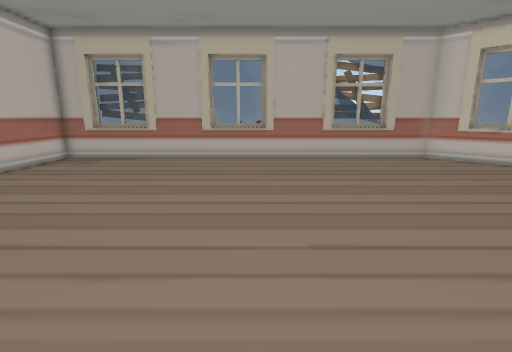
View 1 (above)

16 first-person views from a walk through a Unity game level. The camera is 1.2 m above the floor, tilts 12° down and sees 85° across. Doors are open. The floor is counted in squares, 0.5 m on a side. Each view is taken from the middle of a square. On the plan, view 1 faces up. The plan holds only what a view shows up to about 18 squares ahead; the rest is blank. The place goes on beyond the plan. The player is left out.

View 2
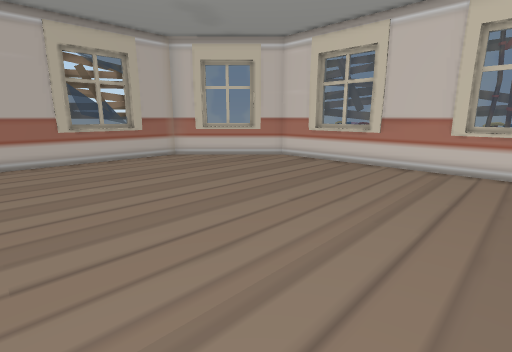

View 3
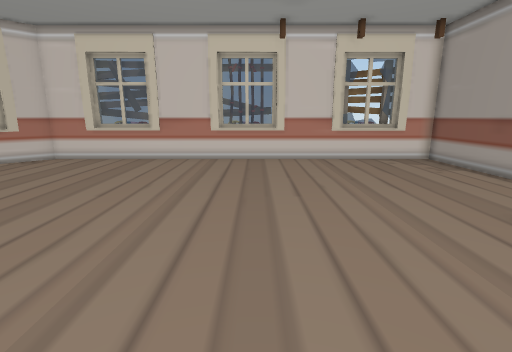

View 4
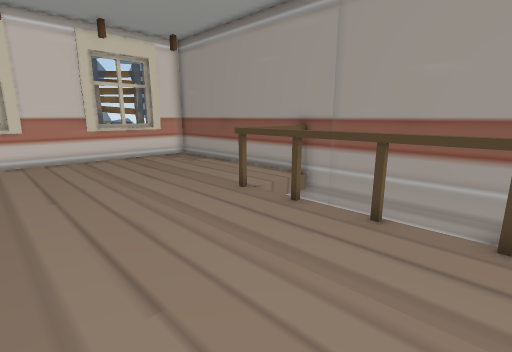

View 5
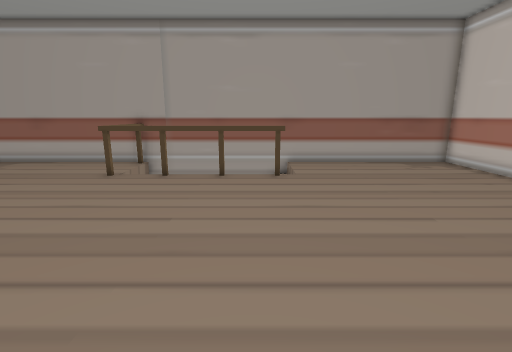

View 6
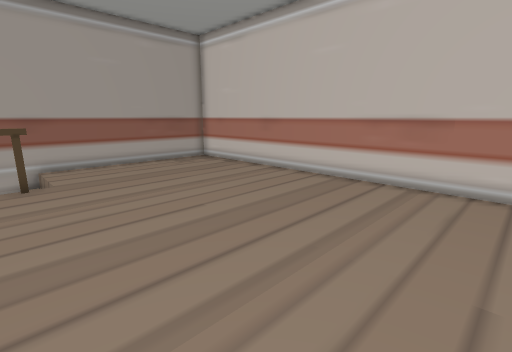

View 7
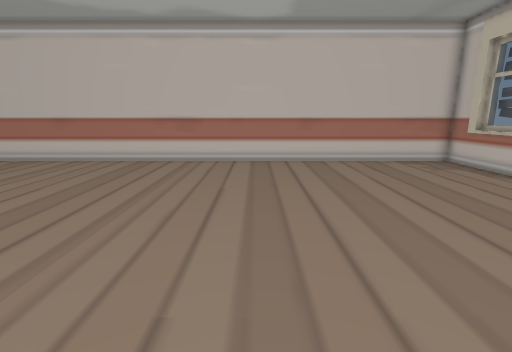

View 8
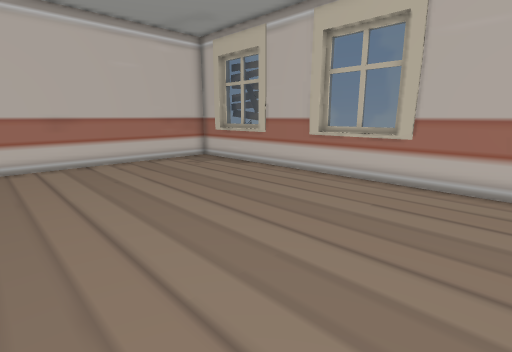

View 9
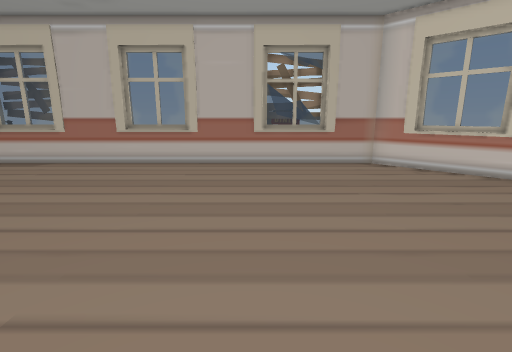

View 10
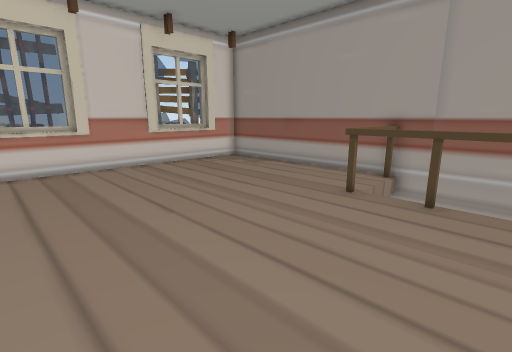

View 11
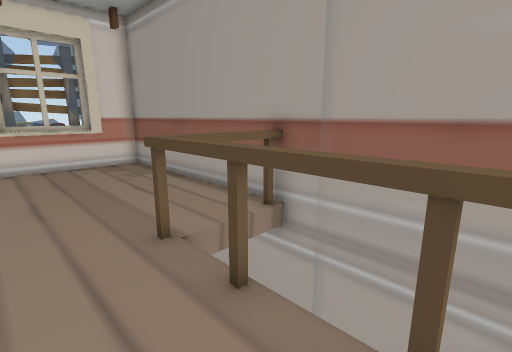

View 12
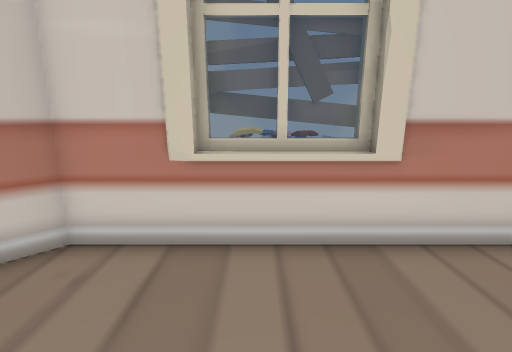

View 13
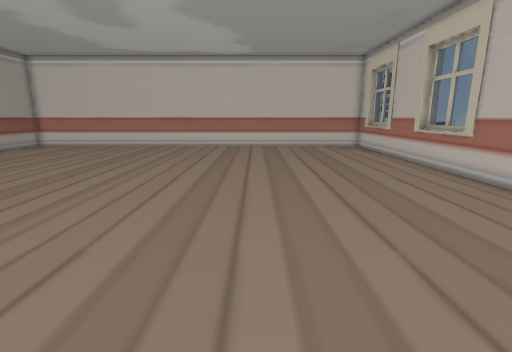

View 14
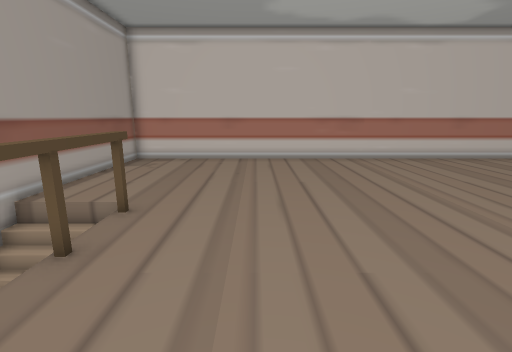

View 15
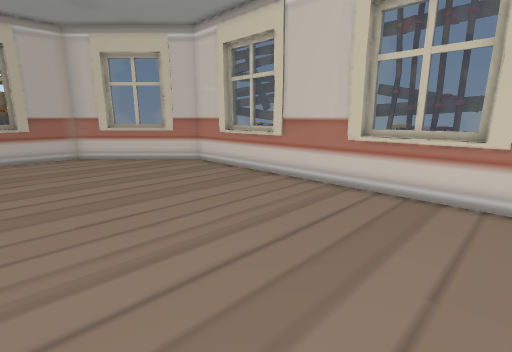

View 16
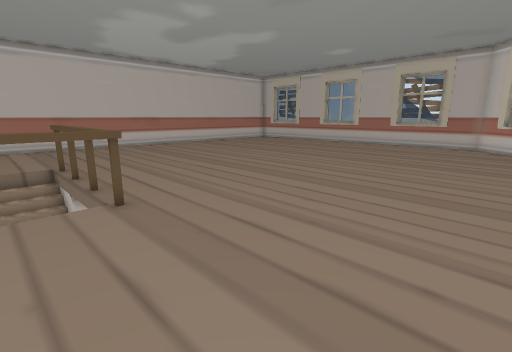

### Floor plan
Key: @ floor where view 1 was taken; # wall or solid block; . floor; / step, stairs or slope; D open door; = window, fence, low wall or low ledge; ^ raised ledge; v drop or lower ground; B barricade; O other object.
Columns run from 11 left of view 1 to 17 right of it. Each row starts with its distance up from view 1.
 17 #DDB#####^^^##########
 16 #DD==#   ===    ===  ###
 15 #....................DD#=
 14 #....................DDD#=
 13 #....................DDDD#
 12 #......................DD##
 11 #.........................#
 10 #.........................#
  9 #.........................##
  8 #.........................=BO
  7 #.........................=OO
  6 #.........................#O
  5 #.........................#
  4 #.........................#
  3 #.........................#
  2 #.........................##O
  1 #.........................=#O
  0 #..........@..............=#O
 -1 #.........................##O
 -2 #.........................#
 -3 #.........................#
 -4 #.........................#
 -5 #.........................=B
 -6 #........=v======.........#O
 -7 #........#=###= =.........=O
 -8 #........//      .........##
 -9 #........//      .........#
-10 ###########################

Where each view was taken, in squares from view 1:
view 1: 0 up, 0 right, facing up
view 2: 0 up, 1 right, facing up-right
view 3: 0 up, 1 left, facing right
view 4: 0 up, 2 left, facing down-right
view 5: 5 up, 1 left, facing down
view 6: 5 up, 1 left, facing down-left
view 7: 6 up, 4 right, facing left
view 8: 6 up, 4 right, facing up-left
view 9: 2 up, 4 right, facing up
view 10: 2 up, 1 right, facing down-right
view 11: 4 down, 0 right, facing down-right
view 12: 8 up, 10 right, facing right
view 13: 8 up, 12 right, facing left
view 14: 3 down, 5 right, facing left
view 15: 2 down, 6 right, facing up-right
view 16: 9 down, 13 right, facing up-left
